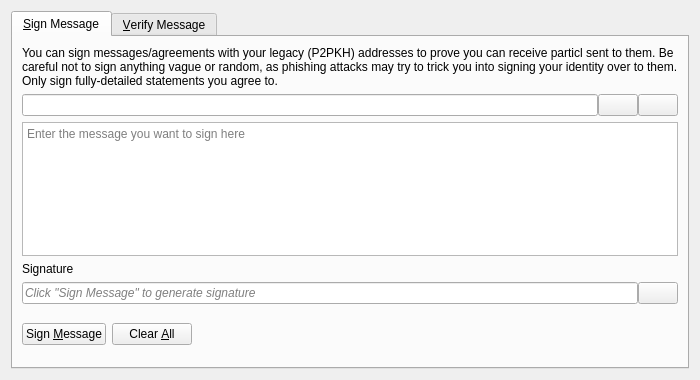
<?xml version="1.0" encoding="UTF-8"?>
<ui version="4.0">
 <class>SignVerifyMessageDialog</class>
 <widget class="QDialog" name="SignVerifyMessageDialog">
  <property name="geometry">
   <rect>
    <x>0</x>
    <y>0</y>
    <width>700</width>
    <height>380</height>
   </rect>
  </property>
  <property name="windowTitle">
   <string>Signatures - Sign / Verify a Message</string>
  </property>
  <property name="modal">
   <bool>true</bool>
  </property>
  <layout class="QVBoxLayout" name="verticalLayout">
   <item>
    <widget class="QTabWidget" name="tabWidget">
     <property name="currentIndex">
      <number>0</number>
     </property>
     <widget class="QWidget" name="tabSignMessage">
      <attribute name="title">
       <string>&amp;Sign Message</string>
      </attribute>
      <layout class="QVBoxLayout" name="verticalLayout_SM">
       <item>
        <widget class="QLabel" name="infoLabel_SM">
         <property name="text">
          <string>You can sign messages/agreements with your legacy (P2PKH) addresses to prove you can receive particl sent to them. Be careful not to sign anything vague or random, as phishing attacks may try to trick you into signing your identity over to them. Only sign fully-detailed statements you agree to.</string>
         </property>
         <property name="textFormat">
          <enum>Qt::PlainText</enum>
         </property>
         <property name="wordWrap">
          <bool>true</bool>
         </property>
        </widget>
       </item>
       <item>
        <layout class="QHBoxLayout" name="horizontalLayout_1_SM">
         <property name="spacing">
          <number>0</number>
         </property>
         <item>
          <widget class="QValidatedLineEdit" name="addressIn_SM">
           <property name="toolTip">
            <string>The Particl address to sign the message with</string>
           </property>
          </widget>
         </item>
         <item>
          <widget class="QPushButton" name="addressBookButton_SM">
           <property name="toolTip">
            <string>Choose previously used address</string>
           </property>
           <property name="text">
            <string/>
           </property>
           <property name="icon">
            <iconset resource="../bitcoin.qrc">
             <normaloff>:/icons/address-book</normaloff>:/icons/address-book</iconset>
           </property>
           <property name="shortcut">
            <string>Alt+A</string>
           </property>
           <property name="autoDefault">
            <bool>false</bool>
           </property>
          </widget>
         </item>
         <item>
          <widget class="QPushButton" name="pasteButton_SM">
           <property name="toolTip">
            <string>Paste address from clipboard</string>
           </property>
           <property name="text">
            <string/>
           </property>
           <property name="icon">
            <iconset resource="../bitcoin.qrc">
             <normaloff>:/icons/editpaste</normaloff>:/icons/editpaste</iconset>
           </property>
           <property name="shortcut">
            <string>Alt+P</string>
           </property>
           <property name="autoDefault">
            <bool>false</bool>
           </property>
          </widget>
         </item>
        </layout>
       </item>
       <item>
        <widget class="QPlainTextEdit" name="messageIn_SM">
         <property name="toolTip">
          <string>Enter the message you want to sign here</string>
         </property>
         <property name="placeholderText">
          <string>Enter the message you want to sign here</string>
         </property>
        </widget>
       </item>
       <item>
        <widget class="QLabel" name="signatureLabel_SM">
         <property name="text">
          <string>Signature</string>
         </property>
         <property name="textFormat">
          <enum>Qt::PlainText</enum>
         </property>
        </widget>
       </item>
       <item>
        <layout class="QHBoxLayout" name="horizontalLayout_2_SM">
         <property name="spacing">
          <number>0</number>
         </property>
         <item>
          <widget class="QLineEdit" name="signatureOut_SM">
           <property name="placeholderText">
            <string>Click "Sign Message" to generate signature</string>
           </property>
           <property name="font">
            <font>
             <italic>true</italic>
            </font>
           </property>
           <property name="readOnly">
            <bool>true</bool>
           </property>
          </widget>
         </item>
         <item>
          <widget class="QPushButton" name="copySignatureButton_SM">
           <property name="toolTip">
            <string>Copy the current signature to the system clipboard</string>
           </property>
           <property name="text">
            <string/>
           </property>
           <property name="icon">
            <iconset resource="../bitcoin.qrc">
             <normaloff>:/icons/editcopy</normaloff>:/icons/editcopy</iconset>
           </property>
           <property name="autoDefault">
            <bool>false</bool>
           </property>
          </widget>
         </item>
        </layout>
       </item>
       <item>
        <layout class="QHBoxLayout" name="horizontalLayout_3_SM">
         <item>
          <widget class="QPushButton" name="signMessageButton_SM">
           <property name="toolTip">
            <string>Sign the message to prove you own this Particl address</string>
           </property>
           <property name="text">
            <string>Sign &amp;Message</string>
           </property>
           <property name="icon">
            <iconset resource="../bitcoin.qrc">
             <normaloff>:/icons/edit</normaloff>:/icons/edit</iconset>
           </property>
           <property name="autoDefault">
            <bool>false</bool>
           </property>
          </widget>
         </item>
         <item>
          <widget class="QPushButton" name="clearButton_SM">
           <property name="toolTip">
            <string>Reset all sign message fields</string>
           </property>
           <property name="text">
            <string>Clear &amp;All</string>
           </property>
           <property name="icon">
            <iconset resource="../bitcoin.qrc">
             <normaloff>:/icons/remove</normaloff>:/icons/remove</iconset>
           </property>
           <property name="autoDefault">
            <bool>false</bool>
           </property>
          </widget>
         </item>
         <item>
          <spacer name="horizontalSpacer_1_SM">
           <property name="orientation">
            <enum>Qt::Horizontal</enum>
           </property>
           <property name="sizeHint" stdset="0">
            <size>
             <width>40</width>
             <height>48</height>
            </size>
           </property>
          </spacer>
         </item>
         <item>
          <widget class="QLabel" name="statusLabel_SM">
           <property name="font">
            <font>
             <weight>75</weight>
             <bold>true</bold>
            </font>
           </property>
           <property name="text">
            <string/>
           </property>
           <property name="wordWrap">
            <bool>true</bool>
           </property>
          </widget>
         </item>
         <item>
          <spacer name="horizontalSpacer_2_SM">
           <property name="orientation">
            <enum>Qt::Horizontal</enum>
           </property>
           <property name="sizeHint" stdset="0">
            <size>
             <width>40</width>
             <height>48</height>
            </size>
           </property>
          </spacer>
         </item>
        </layout>
       </item>
      </layout>
     </widget>
     <widget class="QWidget" name="tabVerifyMessage">
      <attribute name="title">
       <string>&amp;Verify Message</string>
      </attribute>
      <layout class="QVBoxLayout" name="verticalLayout_VM">
       <item>
        <widget class="QLabel" name="infoLabel_VM">
         <property name="text">
          <string>Enter the receiver's address, message (ensure you copy line breaks, spaces, tabs, etc. exactly) and signature below to verify the message. Be careful not to read more into the signature than what is in the signed message itself, to avoid being tricked by a man-in-the-middle attack. Note that this only proves the signing party receives with the address, it cannot prove sendership of any transaction!</string>
         </property>
         <property name="textFormat">
          <enum>Qt::PlainText</enum>
         </property>
         <property name="alignment">
          <set>Qt::AlignLeading|Qt::AlignLeft|Qt::AlignTop</set>
         </property>
         <property name="wordWrap">
          <bool>true</bool>
         </property>
        </widget>
       </item>
       <item>
        <layout class="QHBoxLayout" name="horizontalLayout_1_VM">
         <property name="spacing">
          <number>0</number>
         </property>
         <item>
          <widget class="QValidatedLineEdit" name="addressIn_VM">
           <property name="toolTip">
            <string>The Particl address the message was signed with</string>
           </property>
          </widget>
         </item>
         <item>
          <widget class="QPushButton" name="addressBookButton_VM">
           <property name="toolTip">
            <string>Choose previously used address</string>
           </property>
           <property name="text">
            <string/>
           </property>
           <property name="icon">
            <iconset resource="../bitcoin.qrc">
             <normaloff>:/icons/address-book</normaloff>:/icons/address-book</iconset>
           </property>
           <property name="shortcut">
            <string>Alt+A</string>
           </property>
           <property name="autoDefault">
            <bool>false</bool>
           </property>
          </widget>
         </item>
        </layout>
       </item>
       <item>
        <widget class="QPlainTextEdit" name="messageIn_VM">
          <property name="toolTip">
            <string>The signed message to verify</string>
          </property>
          <property name="placeholderText">
            <string>The signed message to verify</string>
          </property>
        </widget>
       </item>
       <item>
        <widget class="QValidatedLineEdit" name="signatureIn_VM">
          <property name="toolTip">
            <string>The signature given when the message was signed</string>
          </property>
          <property name="placeholderText">
            <string>The signature given when the message was signed</string>
          </property>
        </widget>
       </item>
       <item>
        <layout class="QHBoxLayout" name="horizontalLayout_2_VM">
         <item>
          <widget class="QPushButton" name="verifyMessageButton_VM">
           <property name="toolTip">
            <string>Verify the message to ensure it was signed with the specified Particl address</string>
           </property>
           <property name="text">
            <string>Verify &amp;Message</string>
           </property>
           <property name="icon">
            <iconset resource="../bitcoin.qrc">
             <normaloff>:/icons/transaction_0</normaloff>:/icons/transaction_0</iconset>
           </property>
           <property name="autoDefault">
            <bool>false</bool>
           </property>
          </widget>
         </item>
         <item>
          <widget class="QPushButton" name="clearButton_VM">
           <property name="toolTip">
            <string>Reset all verify message fields</string>
           </property>
           <property name="text">
            <string>Clear &amp;All</string>
           </property>
           <property name="icon">
            <iconset resource="../bitcoin.qrc">
             <normaloff>:/icons/remove</normaloff>:/icons/remove</iconset>
           </property>
           <property name="autoDefault">
            <bool>false</bool>
           </property>
          </widget>
         </item>
         <item>
          <spacer name="horizontalSpacer_1_VM">
           <property name="orientation">
            <enum>Qt::Horizontal</enum>
           </property>
           <property name="sizeHint" stdset="0">
            <size>
             <width>40</width>
             <height>48</height>
            </size>
           </property>
          </spacer>
         </item>
         <item>
          <widget class="QLabel" name="statusLabel_VM">
           <property name="font">
            <font>
             <weight>75</weight>
             <bold>true</bold>
            </font>
           </property>
           <property name="text">
            <string/>
           </property>
           <property name="wordWrap">
            <bool>true</bool>
           </property>
          </widget>
         </item>
         <item>
          <spacer name="horizontalSpacer_2_VM">
           <property name="orientation">
            <enum>Qt::Horizontal</enum>
           </property>
           <property name="sizeHint" stdset="0">
            <size>
             <width>40</width>
             <height>48</height>
            </size>
           </property>
          </spacer>
         </item>
        </layout>
       </item>
      </layout>
     </widget>
    </widget>
   </item>
  </layout>
 </widget>
 <customwidgets>
  <customwidget>
   <class>QValidatedLineEdit</class>
   <extends>QLineEdit</extends>
   <header>qt/qvalidatedlineedit.h</header>
  </customwidget>
 </customwidgets>
 <resources>
  <include location="../bitcoin.qrc"/>
 </resources>
 <connections/>
</ui>
